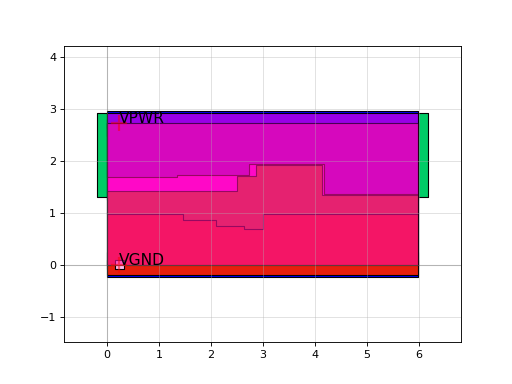

Write the Python code that produced this figure.
import sky130

c = sky130.components.sky130_fd_sc_hd__dlxtn_2()
c.plot()
